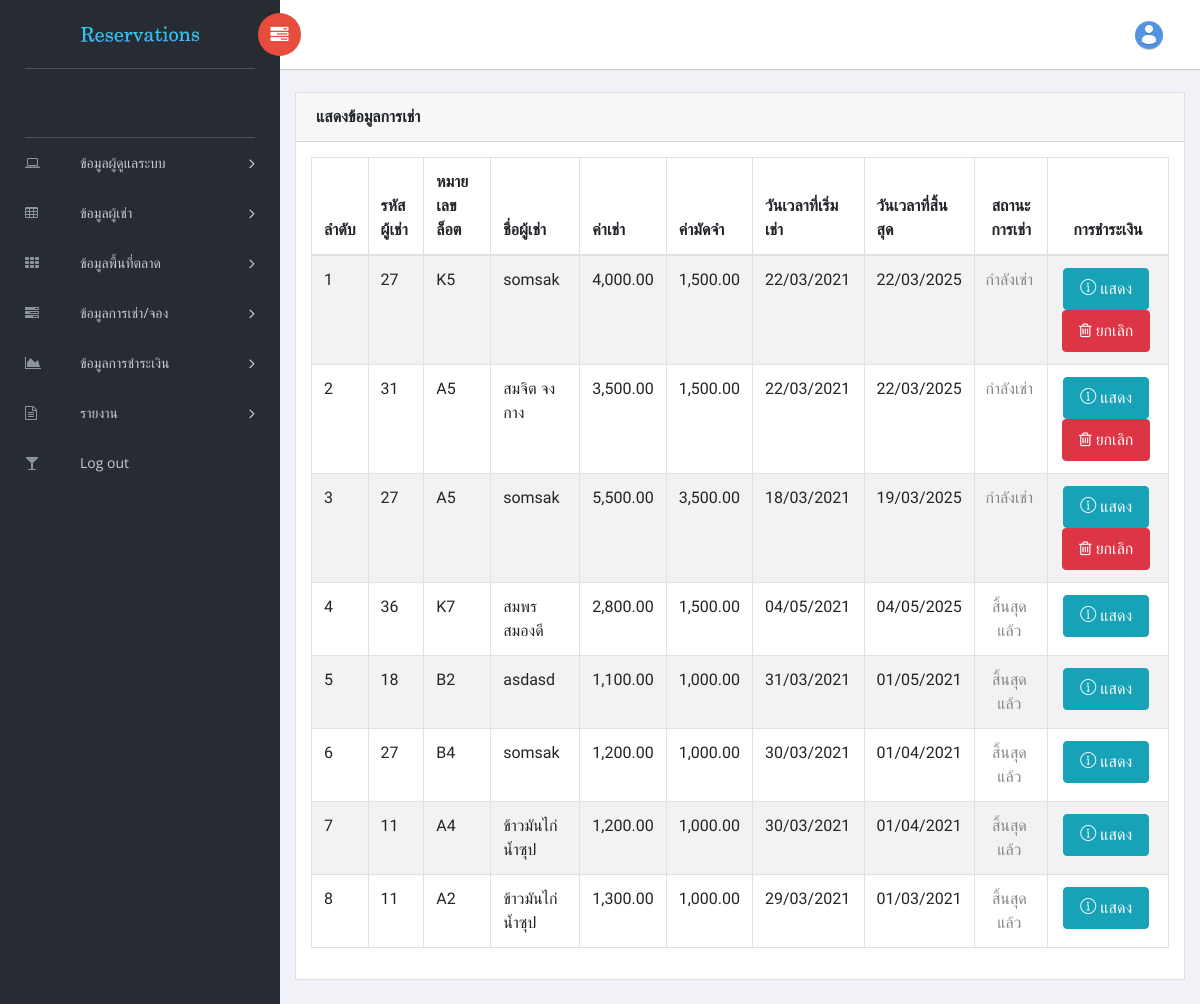
/backend/admin/show_rent.php, run on the app's committed database.
### tables this page shows
CREATE TABLE `tb_rent` (
  `rent_id` int(11) NOT NULL,
  `renter_id` int(11) NOT NULL,
  `market_id` int(11) NOT NULL,
  `rent_rental` float(8,0) NOT NULL COMMENT 'ค่าเช่า',
  `rent_dtime` datetime NOT NULL COMMENT 'วันเวลาที่เริ่มเช่า',
  `rent_end` datetime NOT NULL COMMENT 'วันเวลาที่สิ้นสุด',
  `bk_id` int(11) NOT NULL,
  `rent_pledge` float NOT NULL COMMENT 'ค่ามัดจำ',
  `rent_cancel_date` date DEFAULT NULL
);

### core/dyndatabasei.php (called while the page is built, shortened)
<?php
	$DynDatabaseLogIndex = 0;
	$DynDatabaseLog = array();
	$DynDatabaseFLog = null;
	$DynDatabaseHandle = null;
	function DynDb_Setup( $Configs )
	{  global $DynDatabaseConfig;
		$DynDatabaseConfig = $Configs;
	}
	function DynDb_CheckConnection()
	{	global $DynDatabaseConfig ;
		$Res = DynDb_Connect();
		return $Res;
	}
	function DynDb_Connect()
	{	global $DynDatabaseConfig, $DynDatabaseHandle ;
        $Configs = $DynDatabaseConfig;
		if ($DynDatabaseHandle != null)
			return $DynDatabaseHandle;
        DynDb_LogCommand($Command = "CONNECT");
		$Res = mysqli_connect($Configs['SERVER'], $Configs['USERNAME'], $Configs['PASSWORD']) ;
        if ($Res)
		{
		    $DynDatabaseConfig = $Configs;
			return $Res;
		} else {
            DynDb_Log($Command, "ERRORNO", mysqli_errno($DynDatabaseHandle));
            DynDb_Log($Command, "ERRORDESC", mysqli_error($DynDatabaseHandle));
        }
		return false;
	}
	function DynDb_Exec( $Command )
	{	global $DynDatabaseHandle;
		if (DynDb_CheckConnection())
		{
			$Command = str_replace( "'GetDate()'", "CURRENT_TIMESTAMP", $Command );
			$DBRes = mysqli_query($DynDatabaseHandle, $Command);
			return $DBRes;
		}
	}
	function DynDb_TableRowsCount($HTable)
	{	global $DynDatabaseHandle;
		if ($HTable)
			return mysqli_num_rows($HTable);
		return 0;
	}
	function DynDb_TableReadRow($HTable, $ResType = 0)
	{	global $DynDatabaseHandle;
		$AssocType = MYSQLI_NUM;
		switch ($ResType)
		{
			case 2:
				$AssocType = MYSQLI_ASSOC;
				break;
		}
		if ($HTable)
		{
			if ($ResType > 0)
				return mysqli_fetch_array($HTable, $AssocType);
			else
				return mysqli_fetch_row($HTable);
		}
		return null;
	}
	function DynDb_SelectTable( $Query, $IsSingleRow = false )
	{
		$Res = array();
		$HTable = DynDb_Exec($Query);
		if ($HTable)
		{
			$RowCount = DynDb_TableRowsCount($HTable);
			if ($RowCount > 0 )
			{
				for ($Index = 0; $Index < $RowCount; $Index++)
				{
					$Res[] = DynDb_TableReadRow($HTable, 2);
				}
			}
		}
		return  $Res;
	}
	function DynDb_LogCommand($Sql)
	{	global $DynDatabaseLog, $DynDatabaseLogIndex;
		$DynDatabaseLogIndex++;
		$DynDatabaseLog[$DynDatabaseLogIndex] =
			array('COMMAND' => $Sql,
				  'TIME' => Microtime_Begin() );
	}
	function DynDb_Log($Sql, $LogName, $LogValue, $LogDesc = "")
	{	global $DynDatabaseConfig, $DynDatabaseLog, $DynDatabaseLogIndex, $DynDatabaseFLog;
		if ( $DynDatabaseFLog == null )
        {
            $Logfname = $DynDatabaseConfig['logname'];
        }
		if ($LogName == "TIME")
		{
            $Time = Microtime_CatchResult($DynDatabaseLog[$DynDatabaseLogIndex][$LogName]);
			$DynDatabaseLog[$DynDatabaseLogIndex][$LogName] = sprintf("%.4f", $Time);
		}
		else
			$DynDatabaseLog[$DynDatabaseLogIndex][$LogName] = $LogValue;
	}
	function DynDb_ErrorResults()
	{	global $DynDatabaseLog, $Configs;
        if ($Configs['DEBUG'])
        {
            var_dump($DynDatabaseLog);
        }
	}
?>

### core/dynutils.php (called while the page is built, shortened)
<?php
	function Microtime_Begin()
	{
		return Microtime_GetFloat();
	}
	function Microtime_GetFloat()
	{
    	list($usec, $sec) = explode(" ", microtime(true));
    	return ((float)$usec + (float)$sec);
	}
	function Microtime_CatchResult($StTime)
	{
		$EnTime = Microtime_GetFloat();
		return $EnTime - $StTime;
	}
?>

### core/dynformat.php (called while the page is built, shortened)
<?php
    function FormatDate($D)
    {
        if (is_string($D)) {
            $D = strtotime($D);
        }
        if (is_numeric($D))
            return date('d/m/', $D) . FormatYear($D);
        return '-';
    }
    function FormatYear($D)
    {
        return (date('Y', $D));
    }
    function FormatMoney($M)
    {
        return number_format( floatval( $M ), 2);
    }
?>

### backend/admin/show_rent.php (the view, shortened to what this page needs)
<?php include('header.php');?>
<div class="content mt-3">
            <div class="animated fadeIn">
                <div class="row">
                    <div class="col-md-12">
                        <div class="card">
                            <div class="card-header">
                                <strong class="card-title">แสดงข้อมูลการเช่า</strong>
                            </div>
                            <div class="card-body nav nav-pills nav-justified">
                                <table id="bootstrap-data-table-export" class="table table-striped table-bordered">
                                    <thead>
                                        <tr>
                                            <th>ลำดับ</th>
                                            <th>รหัสผู้เช่า</th>
                                            <th>หมายเลขล็อต</th>
                                            <th>ชื่อผู้เช่า</th>
                                            <th>ค่าเช่า</th>
                                            <th>ค่ามัดจำ</th>
                                            <th>วันเวลาที่เริ่มเช่า</th>
                                            <th>วันเวลาที่สิ้นสุด</th>
                                            <th style="text-align: center;" >สถานะการเช่า</th>
                                            <th style="text-align: center;" >การชำระเงิน</th>
                                        </tr>
                                    </thead>
                                    <?php
                                $a='1';
                              $sql="SELECT *
                             , (SELECT numberbox FROM tb_market WHERE tb_market.market_id = tb_rent.market_id) AS numberbox
                             , (SELECT renter_fullname FROM tb_renter WHERE tb_renter.renter_id = tb_rent.renter_id) AS renter_fullname
                             , IF( (CURDATE() BETWEEN rent_dtime AND rent_end) AND (rent_cancel_date IS NULL) , 1, 0) AS active
                              FROM  tb_rent
                              ORDER BY active DESC, rent_dtime DESC, rent_end DESC
                                ";
                            $Tb = DynDb_SelectTable($sql);
                            foreach($Tb as $row)
                             {
                                 ?>
                                    <tr>
                                       <td >
                                           <?=$a++;?>
                                        </td>
                                        <td>
                                            <?=$row['renter_id'];?>
                                        </td>
                                        <td>
                                            <?=$row['numberbox'];?>
                                        </td>
                                        <td>
                                            <?=$row['renter_fullname'];?>
                                        </td>
                                        <td>
                                            <?=FormatMoney($row['rent_rental']);?>
                                        </td>
                                        <td>
                                            <?=FormatMoney($row['rent_pledge']);?>
                                        </td>
                                        <td>
                                            <?=FormatDate($row['rent_dtime']);?>
                                        </td>
                                        <td>
                                            <?=FormatDate($row['rent_end']);?>
                                        </td>
                                        <td id="pp" style="text-align: center">
                                        <a href="#">
                                            <?php echo $row['active'] ? "กำลังเช่า" : "สิ้นสุดแล้ว" ?>
                                                 </a>
                                        </td>
                                        <td id="pp" style="text-align: center">
                                            <a href="show_payment.php?renter_id=<?=$row['renter_id'];?>"
                                                class="btn btn-info btn-xs nav-link"><i class="ti-info-alt"></i> แสดง
                                            </a>
                                            <?php if ($row['active']) : ?>
                                            <a href="cancel_rent.php?id=<?=$row['rent_id'];?>"
                                                class="btn  btn-danger btn-xs nav-link" onclick="return confirm('คุณต้องการยกเลิกหรือไม่?')"><i class="fa fa-trash-o"></i> ยกเลิก
                                            </a>
                                            <?php endif ?>
                                        </td>
                                    </tr>
                                    <?php
                             }
                             ?>
                                </table>
                            </div>
                        </div>
                    </div>
                </div>
            </div>
</div>
<?php include('footer.php');?>

### backend/admin/show_rent.php (style rules this page uses)
#pp { padding-left: 1%; }

### data on the page
tb_rent: renter "27", numberbox "K5", renter_fullname "somsak", rent_rental "4,000.00", rent_pledge "1,500.00", rent_dtime "22/03/2021", rent_end "22/03/2025", shows "กำลังเช่า"
tb_rent: renter "31", numberbox "A5", renter_fullname "สมจิต จงกาง", rent_rental "3,500.00", rent_pledge "1,500.00", rent_dtime "22/03/2021", rent_end "22/03/2025", shows "กำลังเช่า"
tb_rent: renter "27", numberbox "A5", renter_fullname "somsak", rent_rental "5,500.00", rent_pledge "3,500.00", rent_dtime "18/03/2021", rent_end "19/03/2025", shows "กำลังเช่า"
tb_rent: renter "36", numberbox "K7", renter_fullname "สมพร สมองดี", rent_rental "2,800.00", rent_pledge "1,500.00", rent_dtime "04/05/2021", rent_end "04/05/2025", shows "สิ้นสุดแล้ว"
tb_rent: renter "18", numberbox "B2", renter_fullname "asdasd", rent_rental "1,100.00", rent_pledge "1,000.00", rent_dtime "31/03/2021", rent_end "01/05/2021", shows "สิ้นสุดแล้ว"
tb_rent: renter "27", numberbox "B4", renter_fullname "somsak", rent_rental "1,200.00", rent_pledge "1,000.00", rent_dtime "30/03/2021", rent_end "01/04/2021", shows "สิ้นสุดแล้ว"
tb_rent: renter "11", numberbox "A4", renter_fullname "ข้าวมันไก่ น้ำซุป", rent_rental "1,200.00", rent_pledge "1,000.00", rent_dtime "30/03/2021", rent_end "01/04/2021", shows "สิ้นสุดแล้ว"
tb_rent: renter "11", numberbox "A2", renter_fullname "ข้าวมันไก่ น้ำซุป", rent_rental "1,300.00", rent_pledge "1,000.00", rent_dtime "29/03/2021", rent_end "01/03/2021", shows "สิ้นสุดแล้ว"
